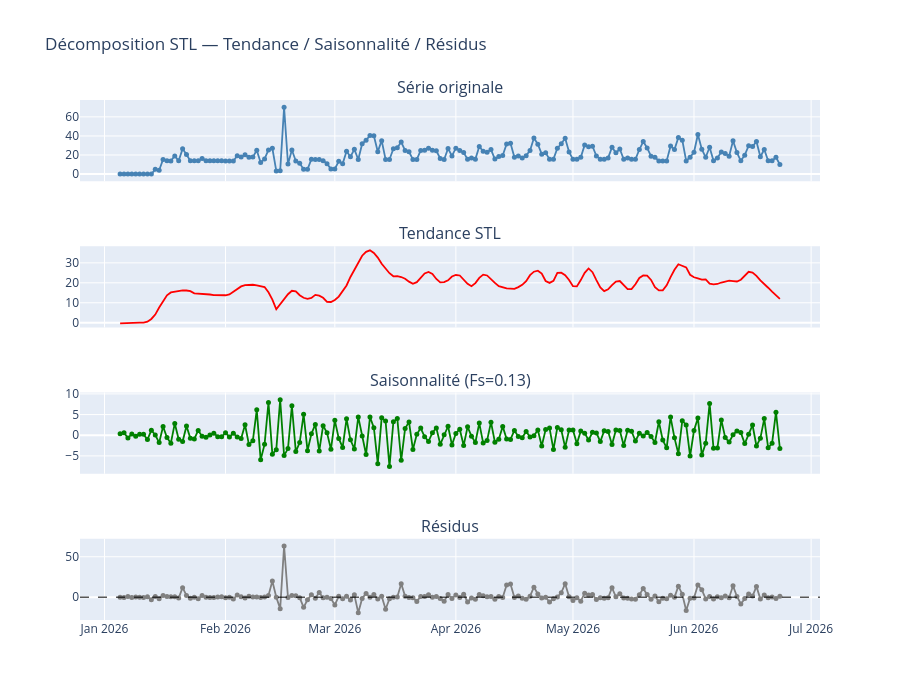

The code cell stored with this chart in its notebook:
### Markdown cell above
## 4. Décomposition STL (Tendance / Saisonnalité / Résidus)

### Code cell
# STL nécessite period ≤ n//2 ; avec 6 Jour on prend period=3 (cycle trimestriel)
stl    = STL(monthly, period=3, robust=True)
result = stl.fit()

stl_trend    = result.trend
stl_seasonal = result.seasonal
stl_resid    = result.resid

# Force saisonnière : part de la variance expliquée par le composant saisonnier
var_total    = np.var(s)
var_seasonal = np.var(stl_seasonal.values)
var_trend    = np.var(stl_trend.values)
var_resid    = np.var(stl_resid.values)
fs = max(0.0, 1 - var_resid / (var_seasonal + var_resid))
ft = max(0.0, 1 - var_resid / (var_trend    + var_resid))

print(f"  Force de saisonnalité (Fs) : {fs:.4f}  {'(forte)' if fs > 0.6 else '(modérée)' if fs > 0.3 else '(faible)'}")
print(f"  Force de tendance     (Ft) : {ft:.4f}  {'(forte)' if ft > 0.6 else '(modérée)' if ft > 0.3 else '(faible)'}")
print(f"  Variance résiduelle        : {var_resid:.2f} €²  ({var_resid/var_total*100:.1f}% du total)")

fig = make_subplots(rows=4, cols=1, shared_xaxes=True,
                    subplot_titles=["Série originale", "Tendance STL",
                                    f"Saisonnalité (Fs={fs:.2f})", "Résidus"])

colors = ["steelblue", "red", "green", "grey"]
series = [s, stl_trend.values, stl_seasonal.values, stl_resid.values]
modes  = ["lines+markers", "lines", "lines+markers", "lines+markers"]

for i, (vals, color, mode) in enumerate(zip(series, colors, modes), start=1):
    fig.add_trace(go.Scatter(x=dates, y=vals, mode=mode,
                             line=dict(color=color, width=1.8),
                             marker=dict(size=5)), row=i, col=1)

# Ligne zéro sur les résidus
fig.add_hline(y=0, line_dash="dash", line_color="black", line_width=1, row=4, col=1)

fig.update_layout(title="Décomposition STL — Tendance / Saisonnalité / Résidus",
                  showlegend=False, height=700)
fig.show()

### Figure 1 — Plotly figure (JSON) as saved in the notebook; plotly's stock layout.template omitted (floating-point values rounded to 4 significant figures; data arrays with more than 128 entries replaced by an {"elided": "..."} marker saying what was removed)
{"data": [{"line": {"color": "steelblue", "width": 1.8}, "marker": {"size": 5}, "mode": "lines+markers", "type": "scatter", "x": {"elided": "170 str values"}, "xaxis": "x", "y": {"elided": "170 float values"}, "yaxis": "y"}, {"line": {"color": "red", "width": 1.8}, "marker": {"size": 5}, "mode": "lines", "type": "scatter", "x": {"elided": "170 str values"}, "xaxis": "x2", "y": {"elided": "170 float values"}, "yaxis": "y2"}, {"line": {"color": "green", "width": 1.8}, "marker": {"size": 5}, "mode": "lines+markers", "type": "scatter", "x": {"elided": "170 str values"}, "xaxis": "x3", "y": {"elided": "170 float values"}, "yaxis": "y3"}, {"line": {"color": "grey", "width": 1.8}, "marker": {"size": 5}, "mode": "lines+markers", "type": "scatter", "x": {"elided": "170 str values"}, "xaxis": "x4", "y": {"elided": "170 float values"}, "yaxis": "y4"}], "layout": {"annotations": [{"font": {"size": 16}, "showarrow": false, "text": "Série originale", "x": 0.5, "xanchor": "center", "xref": "paper", "y": 1, "yanchor": "bottom", "yref": "paper"}, {"font": {"size": 16}, "showarrow": false, "text": "Tendance STL", "x": 0.5, "xanchor": "center", "xref": "paper", "y": 0.7188, "yanchor": "bottom", "yref": "paper"}, {"font": {"size": 16}, "showarrow": false, "text": "Saisonnalité (Fs=0.13)", "x": 0.5, "xanchor": "center", "xref": "paper", "y": 0.4375, "yanchor": "bottom", "yref": "paper"}, {"font": {"size": 16}, "showarrow": false, "text": "Résidus", "x": 0.5, "xanchor": "center", "xref": "paper", "y": 0.1562, "yanchor": "bottom", "yref": "paper"}], "height": 700, "shapes": [{"line": {"color": "black", "dash": "dash", "width": 1}, "type": "line", "x0": 0, "x1": 1, "xref": "x4 domain", "y0": 0, "y1": 0, "yref": "y4"}], "showlegend": false, "title": {"text": "Décomposition STL — Tendance / Saisonnalité / Résidus"}, "xaxis": {"anchor": "y", "domain": [0, 1], "matches": "x4", "showticklabels": false}, "xaxis2": {"anchor": "y2", "domain": [0, 1], "matches": "x4", "showticklabels": false}, "xaxis3": {"anchor": "y3", "domain": [0, 1], "matches": "x4", "showticklabels": false}, "xaxis4": {"anchor": "y4", "domain": [0, 1]}, "yaxis": {"anchor": "x", "domain": [0.8438, 1]}, "yaxis2": {"anchor": "x2", "domain": [0.5625, 0.7188]}, "yaxis3": {"anchor": "x3", "domain": [0.2812, 0.4375]}, "yaxis4": {"anchor": "x4", "domain": [0, 0.1562]}}}
